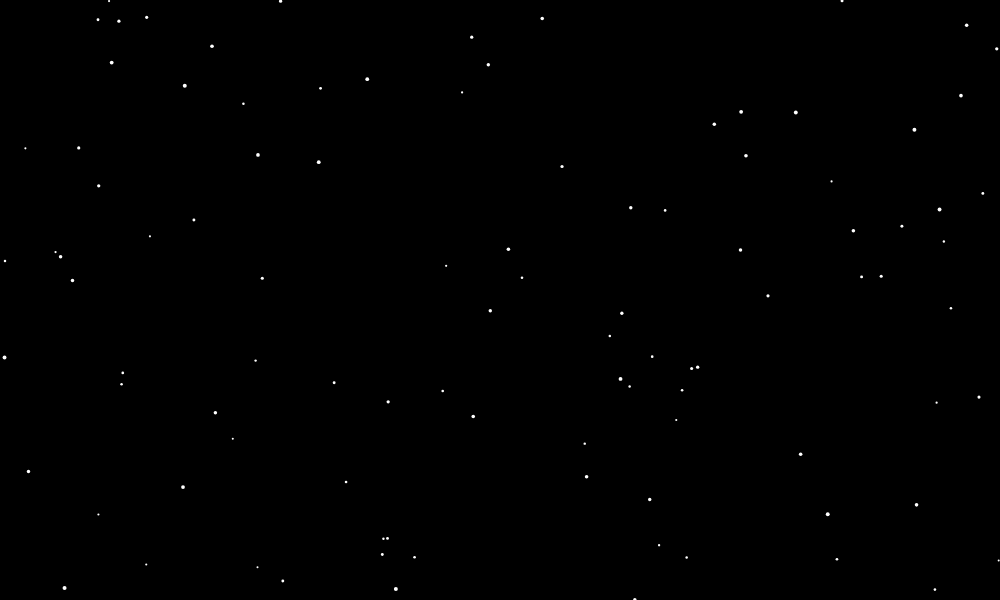
Frame 1 (no input)
Frame 60 (no input): identical to frame 1, image omitted
Frame 120 (the mouse pressed at the canvas centre since frame 60): identical to frame 1, image omitted

The p5.js sketch that drew this single still picture (run headless with seeded random() and noise() and a simulated clock; from frame 60 on, the mouse is pressed at the canvas centre):

// p5.js sketch
// ── sketch.js
let stars=[]
let mouseClick=false
let connections = []
let selectedStar = null

function setup() {
  createCanvas(1000, 600);
  
    for (i=0;i<100;i++){
      stars.push(
        new Star(random(width), random(height), random(2,4))
      )
    }
  

  //
}

function draw() {
  background(0);
  stroke(255, 200);
  strokeWeight(1);

  for (let i = 0; i < connections.length; i++) {
    let c = connections[i];

    line(c[0].x, c[0].y, c[1].x, c[1].y);
  }

  for (let i=0; i< stars.length; i++){
    let s=stars[i]
    s. display()
    //s.move()
    
    s.ring()
    
  }
  //
}

class Star{
  constructor(x,y,dia){
    this.x=x
    this.y=y
    this.dia=dia
  }
  move(){
    this.x=this.x+sin(frameCount/10)
    this.y=this.y+sin(frameCount/10)

  }
  display(){
    fill (255)
    noStroke()
    circle (this.x,this.y,this.dia)
  }
  ring(){
    if (dist (mouseX,mouseY,this.x,this.y)<10){
      noFill()
      stroke(250, 222, 7)
      circle (this.x,this.y,this.dia+1)
    }
    
  }



}
function mousePressed() {

  for (let i = 0; i < stars.length; i++) {

    let s = stars[i];

    if (dist(mouseX, mouseY, s.x, s.y) < 10) {

      if (selectedStar == null) {
        selectedStar = s;
      } 
      else {
        connections.push([selectedStar, s]);
        selectedStar = null;
      }

      
    }
  }
}
